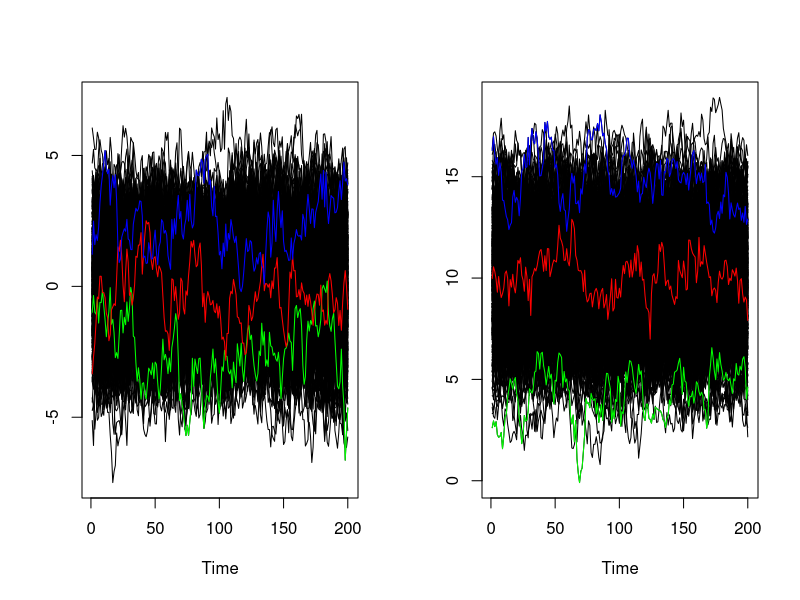

Write R code to recreate this figure.
#Function that calculates the pth multivariate empirical dynamic quantile
#Inputs are X.list, p and method
#X.list is a list of nxT matrices for n time-series at T time intervals where each list entry is represents another dimension
#p is a point or a vector of quantiles to calculate, default is p = 0.5
#Method is determines which method of depth used. Can be Mahalanobis, Tukey, Liu or Oja.
#For dimensions greater than 2, Mahalanobis is by far the fastest
#Output is a point or vector row numbers for the pth quantile
#Can work for one dimensional time-series data

MEDQ = function(X.list,p = 0.5, method = "Mahalanobis"){
  d = length(X.list)
  if(!inherits(X.list,"list")){
    stop("X.list must be in the form of a list")
  }
  nr = NULL
  for(i in 1:d){
    nr = c(nr, nrow(X.list[[i]]))
  }
  if(length(unique(nr)) > 1){
    stop("Dimensions are not equal")
  }
  nr = nr[1]
  nc = NULL
  for(i in 1:d){
    nc = c(nc, ncol(X.list[[i]]))
  }
  nc = nc[1]
  if(length(unique(nc)) > 1){
    stop("Dimension are not equal")
  }
  if(max(p) > 1 | min(p) < 0){
    stop("p must be between 0 and 1")
  }
  if(method == "Mahalanobis"){
    depth3 = NULL
    for(i in 1:nc){
      my_sample <- NULL
      for(j in 1:d){
        my_sample = cbind(my_sample, X.list[[j]][,i])
      }
      mu <- apply(my_sample,2,mean)
      sigma <- cov(my_sample)
      m_dist <- mahalanobis(my_sample, mu, sigma)
      m_depth <- 1/(1 + m_dist)
      depth3 = cbind(depth3, m_depth)
    }
  }else{
    depth3 = matrix(0, nrow = nr, ncol = nc)
    for(i in 1:nc){
      my_sample <- NULL
      for(j in 1:d){
        my_sample = cbind(my_sample, X.list[[j]][,i])
      }
      for(j in 1:nr){
        depth3[j,i] = depth(my_sample[j,], my_sample, method = method)
      }
    }
  }
  depth.dash = matrix(0, nrow = nr, ncol = nc)
  for(i in 1:nc){
    x1 <- NULL
    for(j in 1:d){
      x1 = cbind(x1, X.list[[j]][,i])
    }
    zt = which(depth3[,i] == max(depth3[,i]))[1]
    sigma <- cov(x1)
    EVV=eigen(sigma)
    vec=EVV$vectors
    for(j in 1:nrow(depth3)){
      z1 = x1[zt,d]
      if(d > 1){
        for(k in 1:(d-1)){
          z1 = z1 - (vec[k,1]/vec[d,1]) * (x1[j,k] - x1[zt,k])
        }
      }else{
        z1 = z1
      }
      if(x1[j,d] < z1){
        depth.dash[j,i] = depth3[j,i]
      }else{
        depth.dash[j,i] = 2 * depth3[zt,i] - depth3[j,i]
      }
    }
  }
  dist.1 = list()
  for(i in 1:nc){
    x1 <- NULL
    for(j in 1:d){
      x1 = cbind(x1, X.list[[j]][,i])
    }
    dist.1[[i]] = as.matrix(dist(x1, upper = TRUE, diag = TRUE))
  }
  n.3 = NULL
  for(k in p){
    n.2 = NULL
    for(i in 1:nr){
      n.1 = 0
      for(j in 1:nc){
        n.1 = n.1 + k * dist.1[[j]][,i] %*% (depth.dash[,j] > depth.dash[i,j]) + (1 - k) * dist.1[[j]][,i] %*% (1 - (depth.dash[,j] > depth.dash[i,j]))
      }
      n.2 = c(n.2, n.1)
    }
    n.3 = c(n.3, which(n.2 == min(n.2)))
  }
  n.3
}

#Example for 2 dimensional positively correlated data
A.r1 = NULL
A.r2 = NULL
for(i in 1:500){
  rn = rnorm(1)
  A.r1 = rbind(A.r1, arima.sim(n = 200, list(ar = c(0.8897)),
                               sd = sqrt(sqrt(0.1796))) + rn)
  A.r2 = rbind(A.r2, arima.sim(n = 200, list(ar = c(0.8897)),
                               sd = sqrt(sqrt(0.1796))) + 2 * rn + 10)
}

X.list = list()
X.list[[1]] = A.r1
X.list[[2]] = A.r2

p = c(0.05,0.5,0.95)
M = MEDQ(X.list = X.list, p = p, method = "Mahalanobis")

par(mfrow = c(1,2))
ts.plot(t(X.list[[1]]))
lines(X.list[[1]][M[1],], col = "green")
lines(X.list[[1]][M[2],], col = "red")
lines(X.list[[1]][M[3],], col = "blue")

ts.plot(t(X.list[[2]]))
lines(X.list[[2]][M[1],], col = "green")
lines(X.list[[2]][M[2],], col = "red")
lines(X.list[[2]][M[3],], col = "blue")

